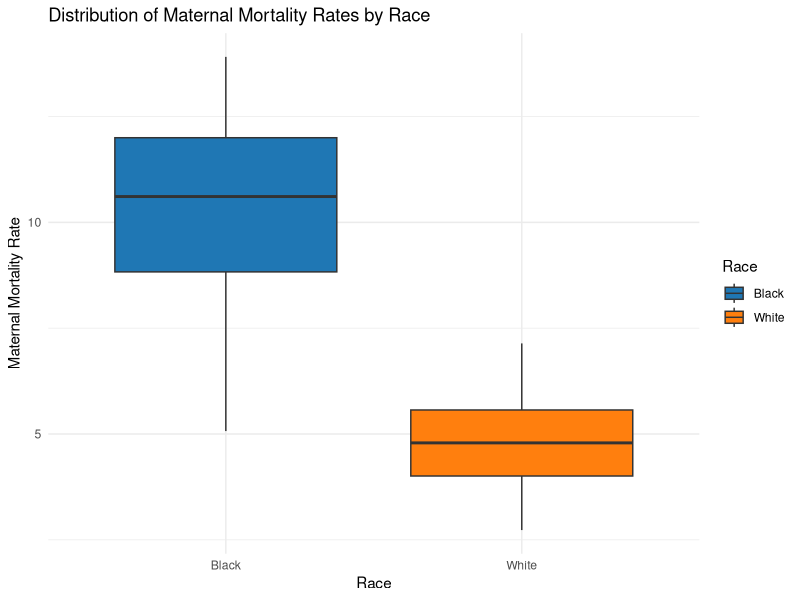
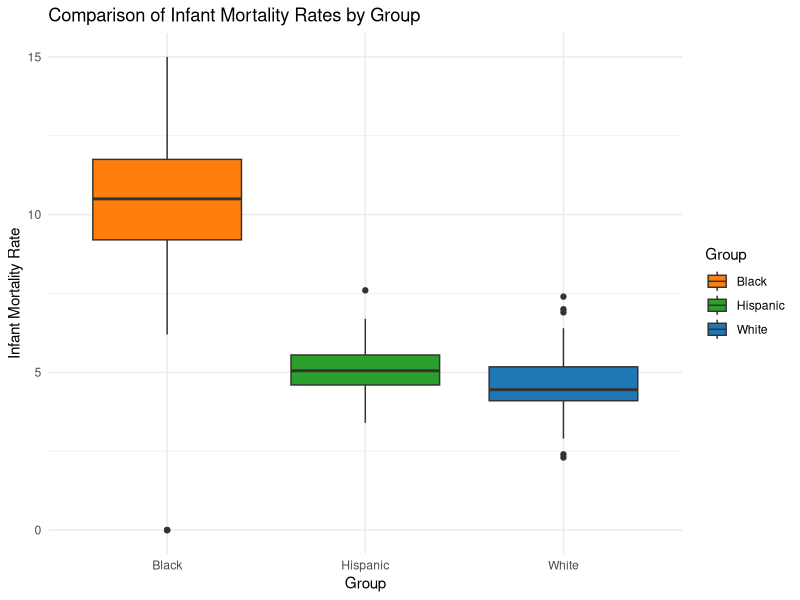
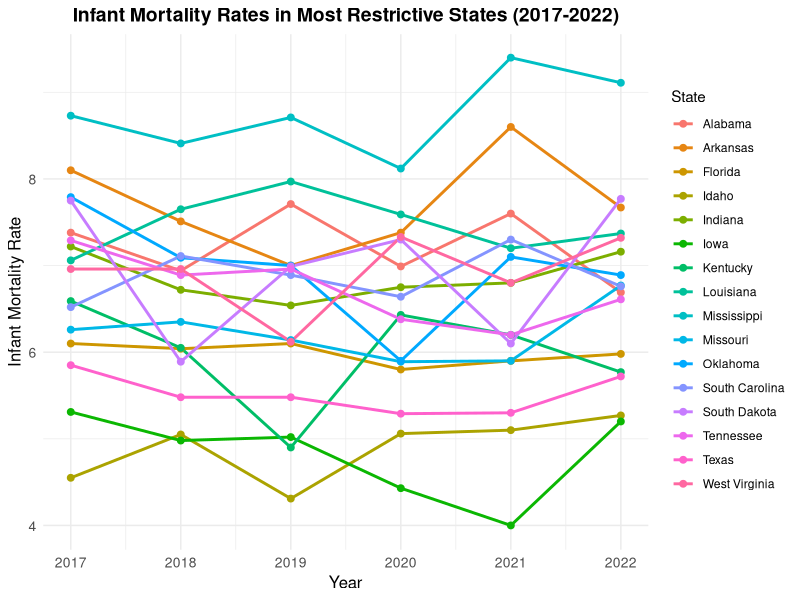
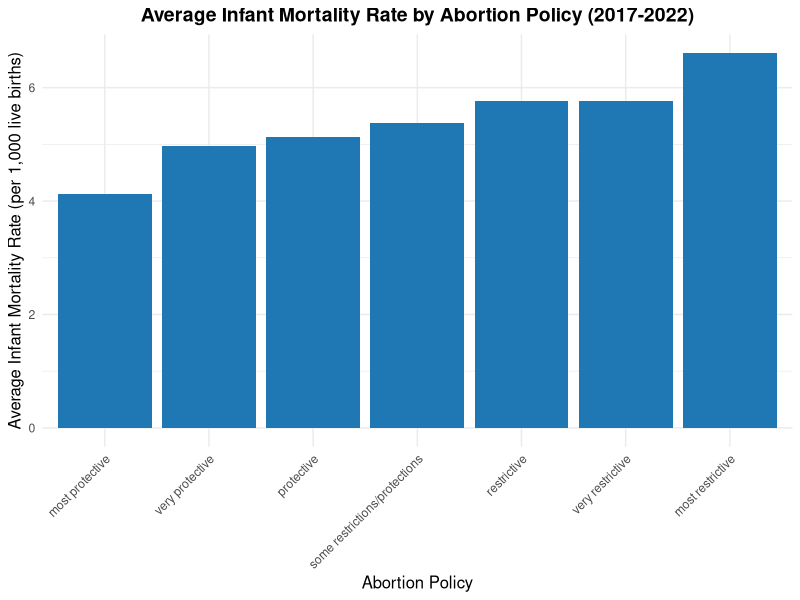
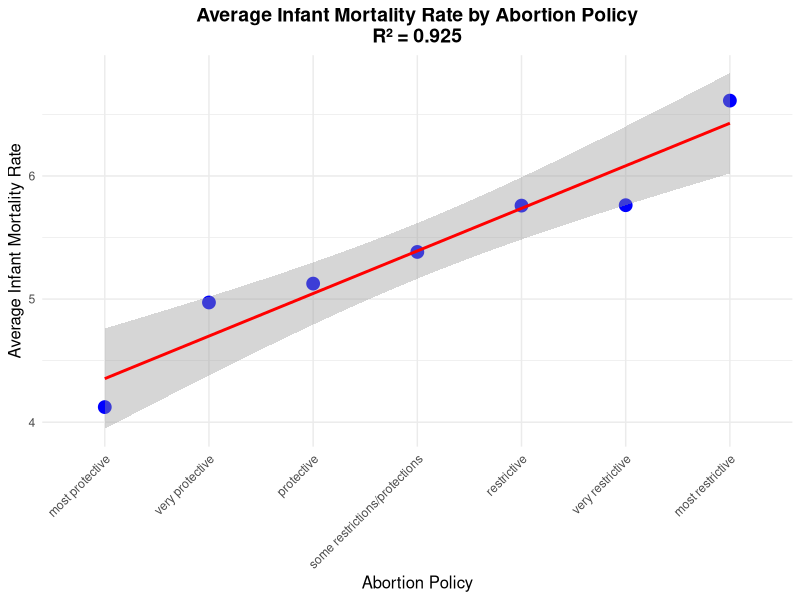
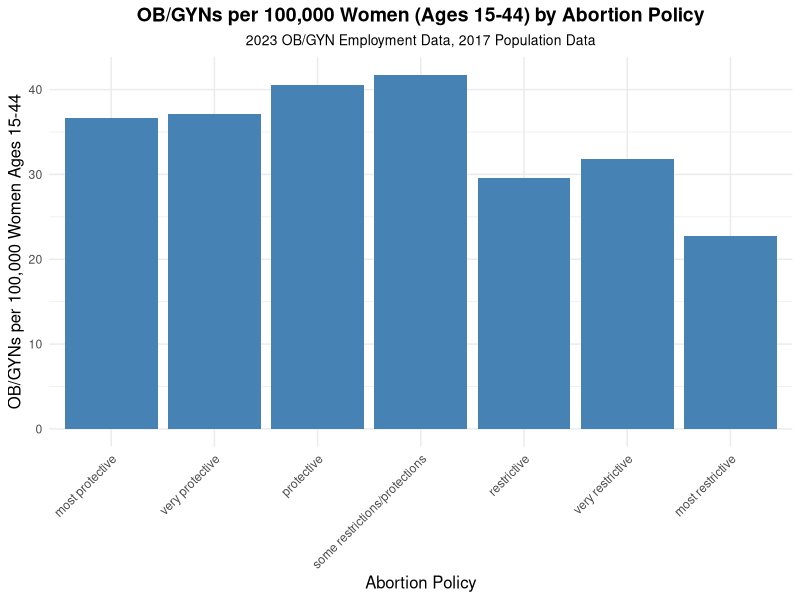
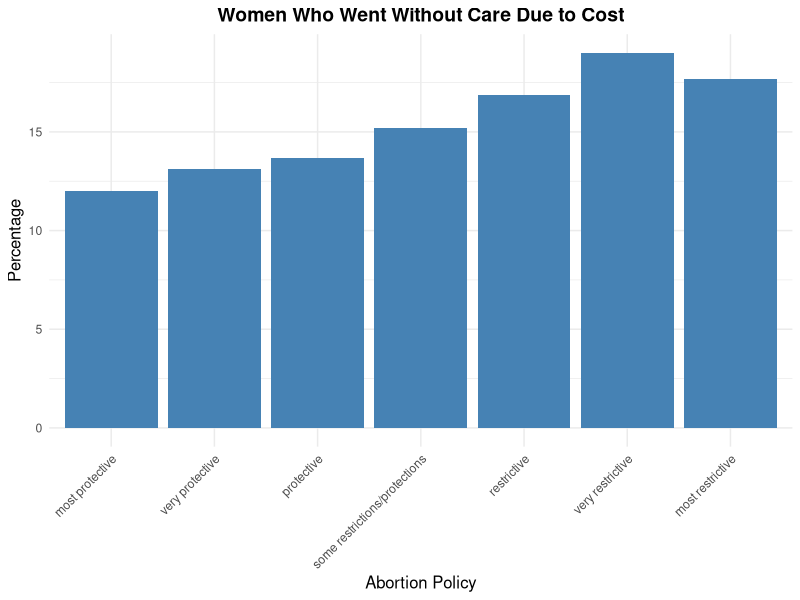
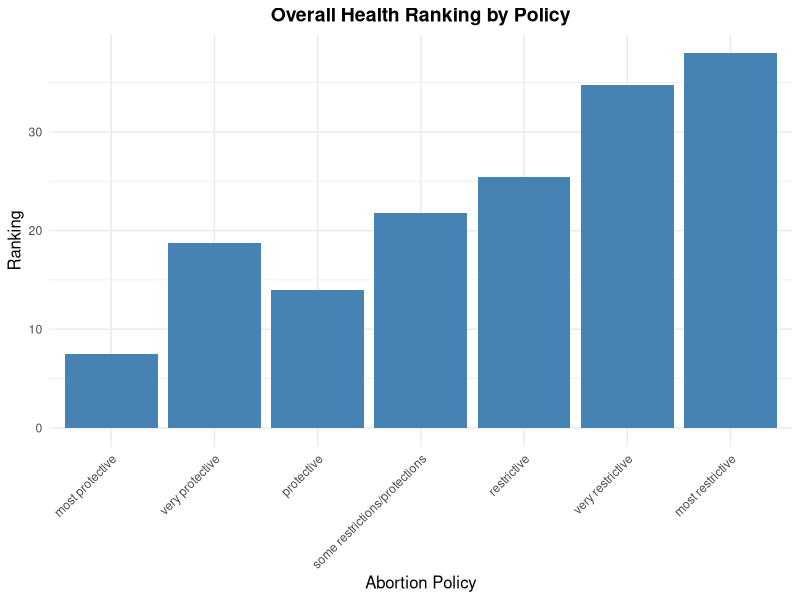

These charts were generated, in order, by the following R code: (Note: this script raises an error after producing the figures.)
## ---- chunk 1

library(readr)
df <- read_csv("data/clean_data/merged_data.csv")

head(df)

## ---- chunk 2

options(repos = c(CRAN = "https://cran.r-project.org"))
install.packages("dplyr")
library(dplyr)

## ---- chunk 3

head(df)
colnames(df) 

## ---- chunk 4

library(ggplot2)
library(tidyr)
library(dplyr)

colnames(df) <- make.names(colnames(df))

df_long <- df %>%
  pivot_longer(
    cols = c(maternal_mortality_mothers_race_is_black_2017_2022, maternal_mortality_mothers_race_is_white_2017_2022),
    names_to = "Race",
    values_to = "MortalityRate"
  )

df_long <- df_long %>%
  mutate(Race = case_when(
    Race == "maternal_mortality_mothers_race_is_black_2017_2022" ~ "Black",
    Race == "maternal_mortality_mothers_race_is_white_2017_2022" ~ "White",
    TRUE ~ Race
  ))

ggplot(df_long, aes(x = Race, y = MortalityRate, fill = Race)) +
  geom_boxplot() +
  labs(
    title = "Distribution of Maternal Mortality Rates by Race",
    x = "Race",
    y = "Maternal Mortality Rate"
  ) +
  scale_fill_manual(values = c("Black" = "#1f77b4", "White" = "#ff7f0e")) +
  theme_minimal()

## ---- chunk 5

black_rates <- na.omit(df$maternal_mortality_mothers_race_is_black_2017_2022)
white_rates <- na.omit(df$maternal_mortality_mothers_race_is_white_2017_2022)

t_test_result <- t.test(black_rates, white_rates, alternative = "greater")

print(t_test_result)

## ---- chunk 6

# Ensure column names are valid and consistent
colnames(df) <- make.names(colnames(df))

# Convert data to long format for easier plotting
df_long_infant <- df %>%
  pivot_longer(
    cols = c(total_infant_mortality_white, 
             total_infant_mortality_black, 
             total_infant_mortality_hispanic),
    names_to = "Group",
    values_to = "InfantMortalityRate"
  )

# Clean up group names for clarity
df_long_infant <- df_long_infant %>%
  mutate(Group = case_when(
    Group == "total_infant_mortality_white" ~ "White",
    Group == "total_infant_mortality_black" ~ "Black",
    Group == "total_infant_mortality_hispanic" ~ "Hispanic",
    TRUE ~ Group
  ))

# Create the boxplot
ggplot(df_long_infant, aes(x = Group, y = InfantMortalityRate, fill = Group)) +
  geom_boxplot() +
  labs(
    title = "Comparison of Infant Mortality Rates by Group",
    x = "Group",
    y = "Infant Mortality Rate"
  ) +
  scale_fill_manual(values = c("White" = "#1f77b4", "Black" = "#ff7f0e", "Hispanic" = "#2ca02c")) +
  theme_minimal()

## ---- chunk 7

# Perform a t-test to compare total infant mortality rates between Black and White groups
black_infant_mortality <- na.omit(df$total_infant_mortality_black)
white_infant_mortality <- na.omit(df$total_infant_mortality_white)

# Conduct the t-test
t_test_black_white <- t.test(black_infant_mortality, white_infant_mortality, alternative = "greater")

# Print the t-test results
print(t_test_black_white)

## ---- chunk 8

# Perform a t-test to compare total infant mortality rates between Hispanic and White groups
hispanic_infant_mortality <- na.omit(df$total_infant_mortality_hispanic)
white_infant_mortality <- na.omit(df$total_infant_mortality_white)

# Conduct the t-test
t_test_hispanic_white <- t.test(hispanic_infant_mortality, white_infant_mortality, alternative = "greater")

# Print the t-test results
print(t_test_hispanic_white)


## ---- chunk 9

# Perform a t-test to compare total infant mortality rates between Black and Hispanic groups
black_infant_mortality <- na.omit(df$total_infant_mortality_black)
hispanic_infant_mortality <- na.omit(df$total_infant_mortality_hispanic)

# Conduct the t-test
t_test_black_hispanic <- t.test(black_infant_mortality, hispanic_infant_mortality, alternative = "greater")

# Print the t-test results
print(t_test_black_hispanic)

## ---- chunk 10

# Create plot for infant mortality rates by abortion policies 
mortality_plot <- df %>%
  pivot_longer(
    cols = starts_with("infant_mortality_"),
    names_to = "year",
    values_to = "mortality_rate"
  ) %>%
  # Extract year from column names
  mutate(year = as.numeric(substr(year, nchar("infant_mortality_") + 1, nchar(year)))) %>%
  # Filter for only most restrictive states
  filter(abortion_policies == "most restrictive") %>%
  filter(!is.na(abortion_policies))

# Create the plot
ggplot(mortality_plot, aes(x = year, y = mortality_rate,
                          color = State, group = State)) +
  geom_line(linewidth = 1) +
  geom_point(size = 2) +
  theme_minimal() +
  labs(
    title = "Infant Mortality Rates in Most Restrictive States (2017-2022)",
    x = "Year",
    y = "Infant Mortality Rate",
    color = "State"
  ) +
  scale_x_continuous(breaks = 2017:2022) +
  theme(
    legend.position = "right",
    plot.title = element_text(hjust = 0.5, size = 14, face = "bold"),
    axis.title = element_text(size = 12),
    axis.text = element_text(size = 10)
  )

## ---- chunk 11

# Calculate the average infant mortality rates by abortion policy
avg_infant_mortality <- df %>%
 select(abortion_policies, starts_with("infant_mortality_")) %>%
 filter(!is.na(abortion_policies)) %>%  
 rowwise() %>%
 mutate(average_infant_mortality = mean(c_across(starts_with("infant_mortality_")), na.rm = TRUE)) %>%
 ungroup() %>%
 group_by(abortion_policies) %>%
 summarise(avg_mortality_rate = mean(average_infant_mortality, na.rm = TRUE))

# Create the bar chart
ggplot(avg_infant_mortality, aes(x = reorder(abortion_policies, avg_mortality_rate), 
                               y = avg_mortality_rate)) +
 geom_bar(stat = "identity", fill = "#1f77b4") +  # Single color bars
 labs(
   title = "Average Infant Mortality Rate by Abortion Policy (2017-2022)",
   x = "Abortion Policy",
   y = "Average Infant Mortality Rate (per 1,000 live births)"
 ) +
 theme_minimal() +
 theme(
   axis.text.x = element_text(angle = 45, hjust = 1),
   plot.title = element_text(hjust = 0.5, size = 14, face = "bold"),
   axis.title = element_text(size = 12),
   legend.position = "none"
 )

## ---- chunk 12

# Define the custom order for abortion policies
policy_order <- c("most protective", "very protective", "protective", "some restrictions/protections", 
                  "restrictive", "very restrictive", "most restrictive")

# Clean and filter abortion_policies column
avg_infant_mortality <- df %>%
  # Remove rows where abortion_policies is NA, blank, or "NA" string
  filter(!is.na(abortion_policies) & 
         abortion_policies != "" & 
         abortion_policies != "NA") %>%
  # Trim whitespace and ensure consistent case
  mutate(abortion_policies = tolower(trimws(abortion_policies))) %>%
  select(abortion_policies, starts_with("infant_mortality_")) %>%
  rowwise() %>%
  mutate(average_infant_mortality = mean(c_across(starts_with("infant_mortality_")), na.rm = TRUE)) %>%
  ungroup() %>%
  group_by(abortion_policies) %>%
  summarise(avg_mortality_rate = mean(average_infant_mortality, na.rm = TRUE)) %>%
  # Filter out any rows where abortion_policies is not in our defined levels
  filter(abortion_policies %in% policy_order) %>%
  # Convert abortion_policies to a factor with custom order AND add numeric version
  mutate(
    abortion_policies = factor(abortion_policies, levels = policy_order),
    policy_numeric = as.numeric(factor(abortion_policies, levels = policy_order))
  )

# Calculate R-squared
model <- lm(avg_mortality_rate ~ policy_numeric, data = avg_infant_mortality)
r_squared <- round(summary(model)$r.squared, 3)

# Create the scatter plot with regression line
ggplot(avg_infant_mortality, aes(x = abortion_policies, y = avg_mortality_rate)) +
  geom_point(size = 4, color = "blue") +
  # Add regression line using the numeric values
  geom_smooth(aes(x = as.numeric(abortion_policies)), method = "lm", se = TRUE, color = "red") +
  labs(
    title = paste0("Average Infant Mortality Rate by Abortion Policy\nR² = ", r_squared),
    x = "Abortion Policy",
    y = "Average Infant Mortality Rate"
  ) +
  theme_minimal() +
  theme(
    axis.text.x = element_text(angle = 45, hjust = 1),
    plot.title = element_text(hjust = 0.5, size = 14, face = "bold"),
    axis.title = element_text(size = 12)
  )

## ---- chunk 13

# Calculate proportion of OB/GYNs per women aged 15-44 by policy
obgyn_proportion_by_policy <- df %>%
  filter(!is.na(abortion_policies) &
         abortion_policies != "" &
         abortion_policies != "NA") %>%
  mutate(
    abortion_policies = tolower(trimws(abortion_policies)),
    # Calculate proportion: OB/GYNs per 100,000 women aged 15-44
    obgyn_proportion = (number_of_obstetricians_and_gynecologists_employed_2023 / 
                       total_sumber_of_women_aged_15_44_2017) * 100000
  ) %>%
  group_by(abortion_policies) %>%
  summarise(avg_obgyn_proportion = mean(obgyn_proportion, na.rm = TRUE)) %>%
  filter(abortion_policies %in% policy_order) %>%
  mutate(abortion_policies = factor(abortion_policies,
                                  levels = policy_order,
                                  ordered = TRUE)) %>%
  arrange(abortion_policies)

# Create bar chart
ggplot(obgyn_proportion_by_policy, 
       aes(x = abortion_policies, y = avg_obgyn_proportion)) +
  geom_bar(stat = "identity", fill = "steelblue") +
  labs(
    title = "OB/GYNs per 100,000 Women (Ages 15-44) by Abortion Policy",
    subtitle = "2023 OB/GYN Employment Data, 2017 Population Data",
    x = "Abortion Policy",
    y = "OB/GYNs per 100,000 Women Ages 15-44"
  ) +
  theme_minimal() +
  theme(
    axis.text.x = element_text(angle = 45, hjust = 1),
    plot.title = element_text(hjust = 0.5, size = 14, face = "bold"),
    plot.subtitle = element_text(hjust = 0.5, size = 10),
    axis.title = element_text(size = 12)
  )

## ---- chunk 14

# Define the custom order for abortion policies (now in correct order)
policy_order <- c("most protective", "very protective", "protective", "some restrictions/protections", 
                  "restrictive", "very restrictive", "most restrictive")

create_policy_plot <- function(data, metric_col, title, y_label) {
  data %>%
    filter(!is.na(abortion_policies) & 
           abortion_policies != "" & 
           abortion_policies != "NA") %>%
    mutate(abortion_policies = tolower(trimws(abortion_policies))) %>%
    group_by(abortion_policies) %>%
    summarise(avg_value = mean(!!sym(metric_col), na.rm = TRUE)) %>%
    filter(abortion_policies %in% policy_order) %>%
    mutate(abortion_policies = factor(abortion_policies, 
                                    levels = policy_order,
                                    ordered = TRUE)) %>%
    ggplot(aes(x = abortion_policies, y = avg_value)) +
    geom_bar(stat = "identity", fill = "steelblue") +
    labs(
      title = title,
      x = "Abortion Policy",
      y = y_label
    ) +
    theme_minimal() +
    theme(
      axis.text.x = element_text(angle = 45, hjust = 1),
      plot.title = element_text(hjust = 0.5, size = 14, face = "bold"),
      axis.title = element_text(size = 12)
    )
}

healthcare_cost <- create_policy_plot(df, "women_18_44_who_went_without_care_because_of_cost.1",
                                    "Women Who Went Without Care Due to Cost",
                                    "Percentage")

## ---- chunk 15

# Healthcare Access
print(healthcare_cost)

## ---- chunk 16

health_ranking <- create_policy_plot(df, "overall_health_ranking",
                                   "Overall Health Ranking by Policy",
                                   "Ranking")

## ---- chunk 17

print(health_ranking)

## ---- chunk 18

# Define the custom order for abortion policies
policy_order <- c("most protective", "very protective", "protective", "some restrictions/protections", 
                  "restrictive", "very restrictive", "most restrictive")

# Update function to create a scatter plot with linear regression and policy names on x-axis
create_policy_scatter_plot <- function(data, metric_col, title, y_label) {
  # Preprocess the data
  processed_data <- data %>%
    filter(!is.na(abortion_policies) & 
           abortion_policies != "" & 
           abortion_policies != "NA") %>%
    mutate(abortion_policies = tolower(trimws(abortion_policies))) %>%
    group_by(abortion_policies) %>%
    summarise(avg_value = mean(!!sym(metric_col), na.rm = TRUE)) %>%
    filter(abortion_policies %in% policy_order) %>%
    mutate(abortion_policies = factor(abortion_policies, 
                                      levels = policy_order,
                                      ordered = TRUE))
  
  # Calculate the linear model and R^2 value
  lm_model <- lm(avg_value ~ as.numeric(abortion_policies), data = processed_data)
  r_squared <- summary(lm_model)$r.squared
  
  # Create the scatter plot
  ggplot(processed_data, aes(x = abortion_policies, y = avg_value)) +
    geom_point(size = 4, color = "steelblue") +
    geom_smooth(aes(group = 1), method = "lm", se = TRUE, color = "red", linetype = "dashed") +
    annotate("text", x = length(policy_order) - 0.5, 
             y = max(processed_data$avg_value), 
             label = paste0("R² = ", round(r_squared, 3)), 
             size = 5, hjust = 1) +
    labs(
      title = title,
      x = "Abortion Policy",
      y = y_label
    ) +
    theme_minimal() +
    theme(
      axis.text.x = element_text(angle = 45, hjust = 1, vjust = 1),
      plot.title = element_text(hjust = 0.5, size = 14, face = "bold"),
      axis.title = element_text(size = 12),
      axis.text.x.top = element_blank() # Ensures labels stay at the bottom
    )
}

# Create scatter plot for overall health ranking
health_ranking <- create_policy_scatter_plot(
  df,
  "overall_health_ranking",
  "Overall Health Ranking by Abortion Policy (Scatter Plot)",
  "Ranking"
)

# Print the scatter plot
print(health_ranking)

## ---- chunk 19

health_outcomes <- create_policy_plot(df, "health_outcomes",
                                    "Health Outcomes",
                                    "Ranking")

## ---- chunk 20

print(health_outcomes)

## ---- chunk 21

all_cause_mortality <- create_policy_plot(df, "all_cause_mortality_rate_per_100,000_women_ages 15_44_2022",
                                    "all_cause_mortality_rate_per_100,000_women_ages 15_44_2022",
                                    "Rate")

## ---- chunk 22

print(all_cause_mortality)

## ---- chunk 23

teen_birth <- create_policy_plot(df, "teen_birth_rate_per_1.000_population_ages_15_19_2022",
                                    "teen_birth_rate_per_1.000_population_ages_15_19_2022",
                                    "Rate")

## ---- chunk 24

print(teen_birth)

## ---- chunk 25

all_birth <- create_policy_plot(df, "birth_rate_per_1.000_women_ages_15_44",
                                    "birth_rate_per_1.000_women_ages_15_44",
                                    "Rate")

## ---- chunk 26

print(all_birth)

## ---- chunk 27

increase_in_abortions <- create_policy_plot(df, "percent_increase_in_clinician_provided_abortions_since_2020",
                                    "percent_increase_in_clinician_provided_abortions_since_2020",
                                    "Percentage")

## ---- chunk 28

print(increase_in_abortions)

## ---- chunk 29

violence <- create_policy_plot(df, "percent_women_experiencing_intimate_partner_violence_2021",
                                    "percent_women_experiencing_intimate_partner_violence_2021",
                                    "Percentage")

## ---- chunk 30

print(violence)

## ---- chunk 31

uninsured_during_pregnancy <- create_policy_plot(df, "percent_uninsured_women_during_pregnancy_2021",
                                    "percent_uninsured_women_during_pregnancy_2021",
                                    "Percentage")

## ---- chunk 32

print(uninsured_during_pregnancy)

## ---- chunk 33

uninsured_women <- create_policy_plot(df, "percent_uninsured_women_ages.19_64",
                                    "percent_uninsured_women_ages.19_64",
                                    "Percentage")

## ---- chunk 34

print(uninsured_women)

## ---- chunk 35

workforce <- create_policy_plot(df, "maternity_care_workforce_per_100.000_women_ages_15_44",
                                    "maternity_care_workforce_per_100.000_women_ages_15_44",
                                    "Percentage")

## ---- chunk 36

print(workforce)

## ---- chunk 37

no_care <- create_policy_plot(df, "percent_women_ages_18_44_without_a_usual_source_of_care",
                                    "percent_women_ages_18_44_without_a_usual_source_of_care",
                                    "Percentage")

## ---- chunk 38

print(no_care)

## ---- chunk 39

medicaid_births <- create_policy_plot(df, "percent_of_births_financed_by_medicaid",
                                    "Percent of Births Financed by Medicaid",
                                    "Percentage")

## ---- chunk 40

print(medicaid_births)

## ---- chunk 41

# 5. Mental Health and Preventive Care
depression <- create_policy_plot(df, "women_with_depression_before_or_during_pregnancy_2021",
                               "Women with Depression Before/During Pregnancy (2021)",
                               "Percentage")


## ---- chunk 42

print(depression)

## ---- chunk 43

postpartum_depression <- create_policy_plot(df, "percent_women_with_postpartum_depression_2021",
                                          "Women with Postpartum Depression (2021)",
                                          "Percentage")

## ---- chunk 44

print(postpartum_depression)

## ---- chunk 45

# Define the custom order for abortion policies
policy_order <- c("most protective", "very protective", "protective", "some restrictions/protections", 
                 "restrictive", "very restrictive", "most restrictive")

# Create scatter plot function
create_policy_scatter_plot <- function(data, metric_col, title, y_label) {
  # Preprocess the data
  processed_data <- data %>%
    filter(!is.na(abortion_policies) & 
           abortion_policies != "" & 
           abortion_policies != "NA") %>%
    mutate(abortion_policies = tolower(trimws(abortion_policies))) %>%
    group_by(abortion_policies) %>%
    summarise(avg_value = mean(!!sym(metric_col), na.rm = TRUE)) %>%
    filter(abortion_policies %in% policy_order) %>%
    mutate(abortion_policies = factor(abortion_policies, 
                                    levels = policy_order,
                                    ordered = TRUE))
  
  # Calculate linear model and R^2
  lm_model <- lm(avg_value ~ as.numeric(abortion_policies), data = processed_data)
  r_squared <- summary(lm_model)$r.squared
  
  # Create plot
  ggplot(processed_data, aes(x = abortion_policies, y = avg_value)) +
    geom_point(size = 4, color = "#1f77b4") +  # Changed to consistent blue color
    geom_smooth(aes(group = 1), method = "lm", se = TRUE, color = "red", linetype = "solid") + # Changed to solid line
    annotate("text", x = length(policy_order) - 0.5, 
             y = max(processed_data$avg_value), 
             label = paste0("R² = ", round(r_squared, 3)), 
             size = 4) +  # Reduced text size slightly
    labs(
      title = title,
      x = "Abortion Policy",
      y = y_label
    ) +
    theme_minimal() +
    theme(
      axis.text.x = element_text(angle = 45, hjust = 1),
      plot.title = element_text(hjust = 0.5, size = 14, face = "bold"),
      axis.title = element_text(size = 12)
    )
}

# Create and print the plot
postpartum_depression <- create_policy_scatter_plot(df, 
                                                  "percent_women_with_postpartum_depression_2021",
                                                  "Women with Postpartum Depression (2021)",
                                                  "Percentage")
print(postpartum_depression)

## ---- chunk 46

depression_screening <- create_policy_plot(df, "percent_women_who_received_a_postpartum_depression_screening_2021",
                                         "Women Receiving Postpartum Depression Screening (2021)",
                                         "Percentage")

## ---- chunk 47

print(depression_screening)

## ---- chunk 48

# Define the custom order for abortion policies
policy_order <- c("most protective", "protective", "some restrictions/protections", 
                  "restrictive", "very restrictive", "most restrictive")

# Update function to create a scatter plot with linear regression and policy names on x-axis
create_policy_scatter_plot <- function(data, metric_col, title, y_label) {
  # Preprocess the data
  processed_data <- data %>%
    filter(!is.na(abortion_policies) & 
           abortion_policies != "" & 
           abortion_policies != "NA") %>%
    mutate(abortion_policies = tolower(trimws(abortion_policies))) %>%
    group_by(abortion_policies) %>%
    summarise(avg_value = mean(!!sym(metric_col), na.rm = TRUE)) %>%
    filter(abortion_policies %in% policy_order) %>%
    mutate(abortion_policies = factor(abortion_policies, 
                                      levels = policy_order,
                                      ordered = TRUE))
  
  # Calculate the linear model and R^2 value
  lm_model <- lm(avg_value ~ as.numeric(abortion_policies), data = processed_data)
  r_squared <- summary(lm_model)$r.squared
  
  # Create the scatter plot
  ggplot(processed_data, aes(x = abortion_policies, y = avg_value)) +
    geom_point(size = 4, color = "steelblue") +
    geom_smooth(aes(group = 1), method = "lm", se = TRUE, color = "red", linetype = "dashed") +
    annotate("text", x = length(policy_order) - 0.5, 
             y = max(processed_data$avg_value), 
             label = paste0("R² = ", round(r_squared, 3)), 
             size = 5, hjust = 1) +
    labs(
      title = title,
      x = "Abortion Policy",
      y = y_label
    ) +
    theme_minimal() +
    theme(
      axis.text.x = element_text(angle = 45, hjust = 1, vjust = 1),
      plot.title = element_text(hjust = 0.5, size = 14, face = "bold"),
      axis.title = element_text(size = 12),
      axis.text.x.top = element_blank() # Ensures labels stay at the bottom
    )
}

# Create scatter plot for depression screening
depression_screening_scatter <- create_policy_scatter_plot(
  df,
  "percent_women_who_received_a_postpartum_depression_screening_2021",
  "Women Receiving Postpartum Depression Screening (2021)",
  "Percentage"
)

# Print the scatter plot
print(depression_screening_scatter)

## ---- chunk 49

# Define the custom order for abortion policies
policy_order <- c("most protective", "very protective", "protective", "some restrictions/protections", 
                  "restrictive", "very restrictive", "most restrictive")

# Update function to create a scatter plot with linear regression and policy names on x-axis
create_policy_scatter_plot <- function(data, metric_col, title, y_label) {
  # Preprocess the data
  processed_data <- data %>%
    filter(!is.na(abortion_policies) & 
           abortion_policies != "" & 
           abortion_policies != "NA") %>%
    mutate(abortion_policies = tolower(trimws(abortion_policies))) %>%
    group_by(abortion_policies) %>%
    summarise(avg_value = mean(!!sym(metric_col), na.rm = TRUE)) %>%
    filter(abortion_policies %in% policy_order) %>%
    mutate(abortion_policies = factor(abortion_policies, 
                                      levels = policy_order,
                                      ordered = TRUE))
  
  # Calculate the linear model and R^2 value
  lm_model <- lm(avg_value ~ as.numeric(abortion_policies), data = processed_data)
  r_squared <- summary(lm_model)$r.squared
  
  # Create the scatter plot
  ggplot(processed_data, aes(x = abortion_policies, y = avg_value)) +
    geom_point(size = 4, color = "steelblue") +
    geom_smooth(aes(group = 1), method = "lm", se = TRUE, color = "red", linetype = "dashed") +
    annotate("text", x = length(policy_order) - 0.5, 
             y = max(processed_data$avg_value), 
             label = paste0("R² = ", round(r_squared, 3)), 
             size = 5, hjust = 1) +
    labs(
      title = title,
      x = "Abortion Policy",
      y = y_label
    ) +
    theme_minimal() +
    theme(
      axis.text.x = element_text(angle = 45, hjust = 1, vjust = 1),
      plot.title = element_text(hjust = 0.5, size = 14, face = "bold"),
      axis.title = element_text(size = 12),
      axis.text.x.top = element_blank() # Ensures labels stay at the bottom
    )
}

# Create scatter plots
coverage_access_scatter <- create_policy_scatter_plot(
  df,
  "coverage_access_and_affordability",
  "Coverage Access and Affordability by Abortion Policy",
  "Score"
)

healthcare_quality_scatter <- create_policy_scatter_plot(
  df,
  "health_care_quality_and_prevention",
  "Healthcare Quality and Prevention by Abortion Policy",
  "Score"
)

## ---- chunk 50

print(coverage_access_scatter)

## ---- chunk 51

print(healthcare_quality_scatter)

## ---- chunk 52

# Define the custom order for abortion policies
policy_order <- c("most restrictive", "very restrictive", "restrictive", "some restrictions/protections",
                  "protective", "very protective", "most protective")

# Remove NAs and create the plot
df %>%
  filter(!is.na(medicaid_expansion_status) & !is.na(abortion_policies) & !is.na(State)) %>%
  ggplot(aes(x = abortion_policies, y = State, fill = factor(medicaid_expansion_status))) +
  geom_tile(color = "white") +
  scale_fill_manual(values = c("0" = "grey", "1" = "steelblue"),
                   labels = c("No", "Yes")) +
  labs(
    title = "State Abortion Policies and Medicaid Expansion Status",
    x = "Abortion Policy",
    y = "State",
    fill = "Has Medicaid Expansion"
  ) +
  theme_minimal() +
  theme(
    axis.text.x = element_text(angle = 45, hjust = 1),
    axis.title = element_text(size = 12),
    plot.title = element_text(hjust = 0.5, size = 14, face = "bold")
  )

## ---- chunk 53

library(dplyr)
library(ggplot2)

# Create a data frame for US average
us_data <- data.frame(
 State = "US Average",
 `maternal_mortality_rates_2018_2022_per_100.000_live.births` = 23.2,
 abortion_policies = "US Average"  # Create a new level for US
)

# Combine with existing data
df_clean_with_us <- df_clean %>%
 bind_rows(us_data) %>%
 mutate(abortion_policies = factor(abortion_policies, 
                                 levels = c(levels(df_clean$abortion_policies), "US Average")))

# Update color palette to include US
policy_colors_with_us <- c(
 policy_colors,
 "US Average" = "#1f77b4"  # Bright blue for US
)

# Create plot
ggplot(df_clean_with_us, 
      aes(x = reorder(State, `maternal_mortality_rates_2018_2022_per_100.000_live.births`),
          y = `maternal_mortality_rates_2018_2022_per_100.000_live.births`,
          fill = abortion_policies)) +
 geom_bar(stat = "identity", width = 0.7) +
 scale_fill_manual(values = policy_colors_with_us) +
 coord_flip() +
 theme_minimal() +
 labs(
   title = "Maternal Mortality Rates (2018-2022) per 100,000 Live Births by State",
   x = "",
   y = "Maternal Mortality Rate per 100,000 Live Births",
   fill = "Abortion Policy"
 ) +
 theme(
   plot.title = element_text(hjust = 0.5, size = 14, face = "bold"),
   axis.title.y = element_blank(),
   axis.text.y = element_text(size = 9),
   axis.text.x = element_text(size = 10),
   legend.position = "right"
 ) +
 geom_text(aes(label = sprintf("%.1f", `maternal_mortality_rates_2018_2022_per_100.000_live.births`)),
           hjust = -0.1,
           size = 3.5) +
 scale_y_continuous(limits = c(0, max(df_clean_with_us$`maternal_mortality_rates_2018_2022_per_100.000_live.births`, na.rm = TRUE) * 1.15))

## ---- chunk 54

# Create boxplot with national average reference line
ggplot(df_clean, 
       aes(x = abortion_policies, 
           y = `maternal_mortality_rates_2018_2022_per_100.000_live.births`,
           fill = abortion_policies)) +
  geom_boxplot() +
  geom_hline(yintercept = 23.2, 
             linetype = "dashed", 
             color = "#1f77b4", 
             size = 1) +
  annotate("text", 
           x = 1, 
           y = 24.2, 
           label = "US National Average (23.2)", 
           color = "#1f77b4",
           hjust = 0) +
  scale_fill_manual(values = policy_colors) +
  coord_flip() +
  theme_minimal() +
  labs(
    title = "Distribution of Maternal Mortality Rates by Abortion Policy",
    x = "Abortion Policy",
    y = "Maternal Mortality Rate per 100,000 Live Births"
  ) +
  theme(
    plot.title = element_text(hjust = 0.5, size = 14, face = "bold"),
    axis.text = element_text(size = 10),
    legend.position = "none"
  )

## ---- chunk 55

kruskal_result <- kruskal.test(`maternal_mortality_rates_2018_2022_per_100.000_live.births` ~ abortion_policies, 
                              data = df_clean)
print(kruskal_result)

